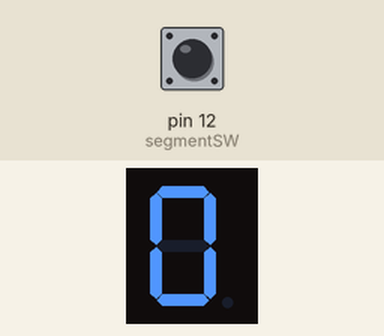
This sketch was run on a simulated Arduino Uno, built with avr-gcc and run on an emulated ATmega328P. Shown: 1-digit seven-segment display. Wiring (inferred from the names in the program): 1-digit 7-segment display, segments lit when HIGH: segments A0, A1, A2, A3, A4, A5, pin 4, pin 5. The test bench sets the inputs (shaded band); at power-on: pin 12 (segmentSW) HIGH. The segment pins are drawn as the display they are named for.

Above: at 0.1 s.
At 0.6 s:
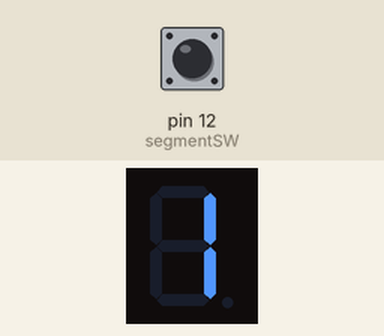
At 1.1 s:
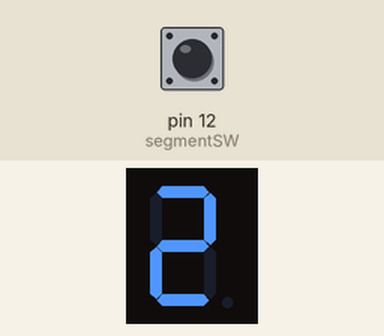
At 2.1 s:
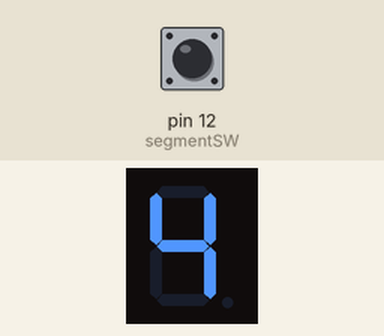
At 3.1 s:
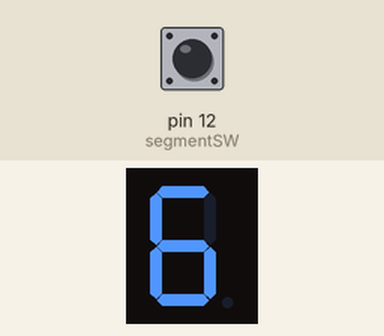
At 4.6 s:
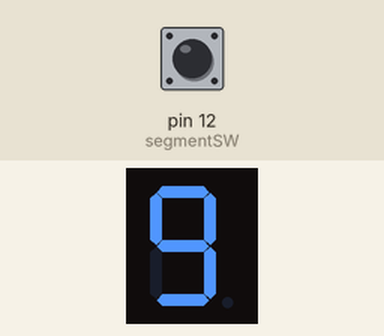

Measured:
- by itself, everything shown: repeats every 5.0 s, in 10 steps
- what the display in image 1 shows lasts 0.5 s, from 0.5 s to 1.0 s

The sketch:

63010467_7seg_03.ino
```cpp
int segmentA = A0;
int segmentB = A1;
int segmentC = A2;
int segmentD = A3;
int segmentE = A4;
int segmentF = A5;
int segmentG = 4;
int segmentDP = 5;
int segmentSW = 12;


void setup() {
pinMode(segmentA, OUTPUT);
pinMode(segmentB, OUTPUT);
pinMode(segmentC, OUTPUT);
pinMode(segmentD, OUTPUT);
pinMode(segmentE, OUTPUT);
pinMode(segmentF, OUTPUT);
pinMode(segmentG, OUTPUT);
pinMode(segmentDP, OUTPUT);
pinMode(segmentSW,INPUT_PULLUP);
Serial.begin(9600);
}

void loop() {
    displayNumber();
}

void displayNumber()
{
  for(int digit = 0 ; digit <= 9 ;)
  {
    displaySegment(digit);
    delay(500);
    if(!digitalRead(segmentSW))
    {
      digit--;
      if(digit == -1)
      {
        digit = 9;
      }
    }
    else
    {
      digit++;
    }
  }
}

void displaySegment(int numberToDisplay)
{
switch (numberToDisplay)
{
case 1: //แสดงผลเลข 1
digitalWrite(segmentA, 0);
digitalWrite(segmentB, 1);
digitalWrite(segmentC, 1);
digitalWrite(segmentD, 0);
digitalWrite(segmentE, 0);
digitalWrite(segmentF, 0);
digitalWrite(segmentG, 0);
break;
case 2: //แสดงผลเลข 2
digitalWrite(segmentA, 1);
digitalWrite(segmentB, 1);
digitalWrite(segmentC, 0);
digitalWrite(segmentD, 1);
digitalWrite(segmentE, 1);
digitalWrite(segmentF, 0);
digitalWrite(segmentG, 1);
break;
case 3: //แสดงผลเลข 3
digitalWrite(segmentA, 1);
digitalWrite(segmentB, 1);
digitalWrite(segmentC, 1);
digitalWrite(segmentD, 1);
digitalWrite(segmentE, 0);
digitalWrite(segmentF, 0);
digitalWrite(segmentG, 1);
break;

case 4: //แสดงผลเลข 4
digitalWrite(segmentA, 0);
digitalWrite(segmentB, 1);
digitalWrite(segmentC, 1);
digitalWrite(segmentD, 0);
digitalWrite(segmentE, 0);
digitalWrite(segmentF, 1);
digitalWrite(segmentG, 1);
break;

case 5: //แสดงผลเลข 5
digitalWrite(segmentA, 1);
digitalWrite(segmentB, 0);
digitalWrite(segmentC, 1);
digitalWrite(segmentD, 1);
digitalWrite(segmentE, 0);
digitalWrite(segmentF, 1);
digitalWrite(segmentG, 1);
break;

case 6: //แสดงผลเลข 6
digitalWrite(segmentA, 1);
digitalWrite(segmentB, 0);
digitalWrite(segmentC, 1);
digitalWrite(segmentD, 1);
digitalWrite(segmentE, 1);
digitalWrite(segmentF, 1);
digitalWrite(segmentG, 1);
break;

case 7: //แสดงผลเลข 7
digitalWrite(segmentA, 1);
digitalWrite(segmentB, 1);
digitalWrite(segmentC, 1);
digitalWrite(segmentD, 0);
digitalWrite(segmentE, 0);
digitalWrite(segmentF, 0);
digitalWrite(segmentG, 0);
break;
case 8: //แสดงผลเลข 8
digitalWrite(segmentA, 1);
digitalWrite(segmentB, 1);
digitalWrite(segmentC, 1);
digitalWrite(segmentD, 1);
digitalWrite(segmentE, 1);
digitalWrite(segmentF, 1);
digitalWrite(segmentG, 1);
break;

case 9: //แสดงผลเลข 9
digitalWrite(segmentA, 1);
digitalWrite(segmentB, 1);
digitalWrite(segmentC, 1);
digitalWrite(segmentD, 1);
digitalWrite(segmentE, 0);
digitalWrite(segmentF, 1);
digitalWrite(segmentG, 1);
break;

case 0: //แสดงผลเลข 0
digitalWrite(segmentA, 1);
digitalWrite(segmentB, 1);
digitalWrite(segmentC, 1);
digitalWrite(segmentD, 1);
digitalWrite(segmentE, 1);
digitalWrite(segmentF, 1);
digitalWrite(segmentG, 0);
break;
}
}
```
